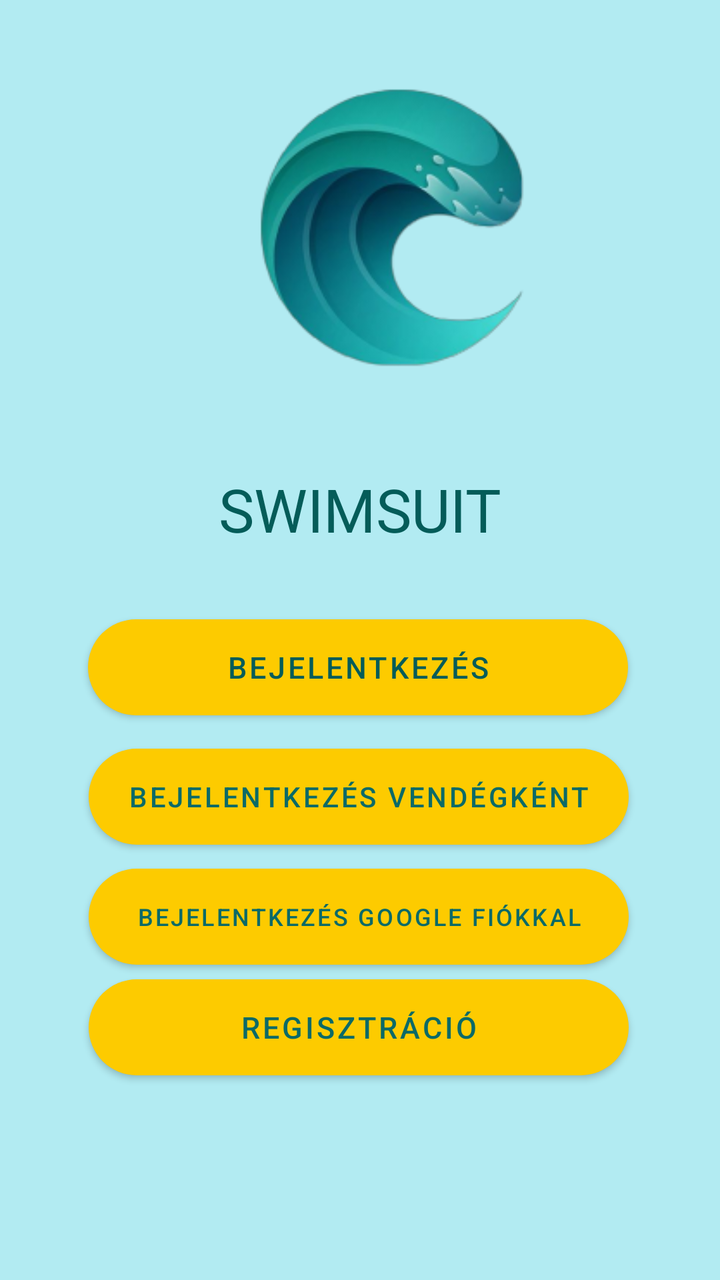
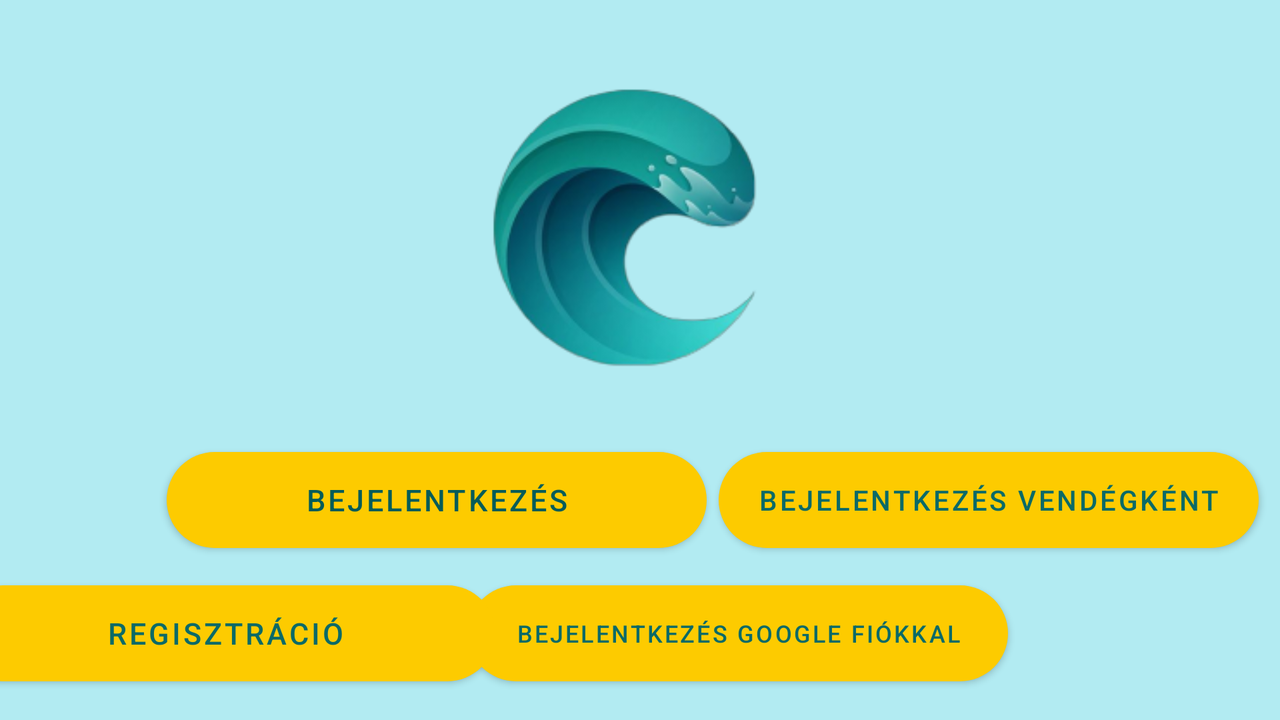

Two renders of one Android screen. The first uses the default layout on a phone; the second uses the alternative layout the repository ships for a different screen configuration, on a matching device. The two XML files are below.
<!-- AndroidManifest.xml: application theme Theme.Shop -->
<!-- res/layout/activity_main.xml -->
<?xml version="1.0" encoding="utf-8"?>
<androidx.constraintlayout.widget.ConstraintLayout xmlns:android="http://schemas.android.com/apk/res/android"
    xmlns:app="http://schemas.android.com/apk/res-auto"
    xmlns:tools="http://schemas.android.com/tools"
    android:layout_width="match_parent"
    android:layout_height="match_parent"
    android:background="#B2EBF2"
    tools:context=".MainActivity">

    <ImageView
        android:id="@+id/image"
        android:layout_width="393dp"
        android:layout_height="226dp"
        android:src="@drawable/joo"
        app:layout_constraintBottom_toBottomOf="parent"
        app:layout_constraintEnd_toEndOf="parent"
        app:layout_constraintHorizontal_bias="0.0"
        app:layout_constraintStart_toStartOf="parent"
        app:layout_constraintTop_toTopOf="parent"
        app:layout_constraintVertical_bias="0.0" />

    <TextView
        android:id="@+id/textView"
        android:layout_width="wrap_content"
        android:layout_height="wrap_content"
        android:text="swimsuit"
        android:textAllCaps="true"
        android:textColor="#045C59"

        android:textSize="30sp"
        app:layout_constraintBottom_toTopOf="@+id/loginButton"
        app:layout_constraintEnd_toEndOf="parent"
        app:layout_constraintStart_toStartOf="parent"
        app:layout_constraintTop_toBottomOf="@+id/image"
        app:layout_constraintVertical_bias="0.192" />

    <Button
        android:id="@+id/loginButton"
        android:layout_width="270dp"
        android:layout_height="wrap_content"
        android:layout_marginStart="8dp"
        android:layout_marginEnd="8dp"
        android:layout_marginBottom="56dp"
        android:background="@drawable/rounded_rectangle"
        android:onClick="login"
        android:text="@string/login"

        android:textAllCaps="true"
        android:textColor="#045C59"
        android:textSize="15sp"
        app:layout_constraintBottom_toBottomOf="parent"
        app:layout_constraintEnd_toEndOf="parent"
        app:layout_constraintHorizontal_bias="0.485"
        app:layout_constraintStart_toStartOf="parent"
        app:layout_constraintTop_toBottomOf="@+id/image"
        app:layout_constraintVertical_bias="0.27" />

    <Button
        android:id="@+id/GuestLoginButton"
        android:onClick="loginAsGuest"
        android:text="Bejelentkezés vendégként"
        app:layout_constraintTop_toBottomOf="@+id/loginButton"
        android:layout_width="270dp"
        android:layout_height="wrap_content"
        android:layout_marginStart="8dp"
        android:layout_marginEnd="8dp"
        android:layout_marginBottom="10dp"
        android:background="@drawable/rounded_rectangle"
        android:textAllCaps="true"
        android:textColor="#0B6A67"
        android:textSize="14sp"
        app:layout_constraintBottom_toBottomOf="parent"
        app:layout_constraintEnd_toEndOf="parent"
        app:layout_constraintHorizontal_bias="0.492"
        app:layout_constraintStart_toStartOf="parent"
        app:layout_constraintVertical_bias="0.075" />

    <Button
        android:id="@+id/GoogleLoginButton"
        android:onClick="loginWithGoogle"
        android:text="Bejelentkezés Google fiókkal"
        app:layout_constraintTop_toBottomOf="@+id/GuestLoginButton"
        android:layout_width="270dp"
        android:layout_height="wrap_content"
        android:layout_marginStart="8dp"
        android:layout_marginEnd="8dp"
        android:layout_marginBottom="10dp"
        android:background="@drawable/rounded_rectangle"
        android:textAllCaps="true"
        android:textColor="#0B6A67"
        android:textSize="12sp"
        app:layout_constraintBottom_toBottomOf="parent"
        app:layout_constraintEnd_toEndOf="parent"
        app:layout_constraintHorizontal_bias="0.492"
        app:layout_constraintStart_toStartOf="parent"
        app:layout_constraintVertical_bias="0.075" />



    <Button
        android:id="@+id/registerButton"
        app:layout_constraintTop_toBottomOf="@+id/GoogleLoginButton"
        android:onClick="register"
        android:text="@string/registration"
        android:layout_width="270dp"
        android:layout_height="wrap_content"
        android:layout_marginStart="8dp"
        android:layout_marginEnd="8dp"
        android:layout_marginBottom="10dp"
        android:background="@drawable/rounded_rectangle"
        android:textAllCaps="true"
        android:textColor="#0B6A67"
        android:textSize="15sp"
        app:layout_constraintBottom_toBottomOf="parent"
        app:layout_constraintEnd_toEndOf="parent"
        app:layout_constraintHorizontal_bias="0.492"
        app:layout_constraintStart_toStartOf="parent"
        app:layout_constraintVertical_bias="0.075" />




</androidx.constraintlayout.widget.ConstraintLayout>
<!-- resources referenced by this layout -->
<resources>
  <!-- drawable joo: png bitmap (drawable, 34911 bytes) -->
  <!-- drawable rounded_rectangle (drawable) -->
  <?xml version="1.0" encoding="utf-8"?>
  <shape xmlns:android="http://schemas.android.com/apk/res/android"
      android:shape="rectangle">
  
      <corners android:radius="50dp"/> // if you want clear round shape then make radius size is half of your  button`s height.
  
      <solid android:color="@color/colorAccent"/> // Button Colour
      <padding
  
          android:bottom="10dp"
          android:left="25dp"
          android:right="25dp"
          android:top="10dp"/>
  
  </shape>
  <string name="login">Bejelentkezés</string>
  <string name="registration">Regisztráció</string>
  <style name="Theme.Shop" parent="Theme.MaterialComponents.DayNight.DarkActionBar">
          
          <item name="colorPrimary">#FDCB00</item>
          <item name="colorPrimaryVariant">#FCFDCB00</item>
          <item name="colorOnPrimary">#00897B</item>
          
          <item name="colorSecondary">@color/teal_200</item>
          <item name="colorSecondaryVariant">@color/teal_700</item>
          <item name="colorOnSecondary">@color/black</item>
          
          <item name="android:statusBarColor" tools:targetApi="l">?attr/colorPrimaryVariant</item>
          
      </style>
  <color name="colorAccent">#FF4081</color>
  <color name="teal_200">#FF03DAC5</color>
  <color name="teal_700">#FF018786</color>
  <color name="black">#FF000000</color>
</resources>
<!-- res/layout-land/activity_main.xml (the repository's variant of the layout above) -->
<!-- drawn on the phone turned sideways -->
<?xml version="1.0" encoding="utf-8"?>
<androidx.constraintlayout.widget.ConstraintLayout xmlns:android="http://schemas.android.com/apk/res/android"
    xmlns:app="http://schemas.android.com/apk/res-auto"
    xmlns:tools="http://schemas.android.com/tools"
    android:layout_width="match_parent"
    android:layout_height="match_parent"
    android:background="#B2EBF2"
    tools:context=".MainActivity">

    <ImageView
        android:id="@+id/image"
        android:layout_width="393dp"
        android:layout_height="226dp"
        android:src="@drawable/joo"
        app:layout_constraintBottom_toBottomOf="parent"
        app:layout_constraintEnd_toEndOf="parent"
        app:layout_constraintHorizontal_bias="0.471"
        app:layout_constraintStart_toStartOf="parent"
        app:layout_constraintTop_toTopOf="parent"
        app:layout_constraintVertical_bias="0.0" />


    <Button
        android:id="@+id/loginButton"
        android:layout_width="270dp"
        android:layout_height="wrap_content"
        android:layout_marginStart="8dp"
        android:layout_marginEnd="8dp"
        android:layout_marginBottom="56dp"
        android:background="@drawable/rounded_rectangle"
        android:onClick="login"
        android:text="@string/login"

        android:textAllCaps="true"
        android:textColor="#045C59"
        android:textSize="15sp"
        app:layout_constraintBottom_toBottomOf="parent"
        app:layout_constraintEnd_toEndOf="parent"
        app:layout_constraintHorizontal_bias="0.213"
        app:layout_constraintStart_toStartOf="parent"
        app:layout_constraintTop_toBottomOf="@+id/image"
        app:layout_constraintVertical_bias="0.0" />

    <Button
        android:id="@+id/GuestLoginButton"
        android:layout_width="270dp"
        android:layout_height="wrap_content"
        android:background="@drawable/rounded_rectangle"
        android:onClick="loginAsGuest"
        android:text="Bejelentkezés vendégként"
        android:textAllCaps="true"
        android:textColor="#0B6A67"
        android:textSize="14sp"
        app:layout_constraintEnd_toEndOf="parent"
        app:layout_constraintHorizontal_bias="0.366"
        app:layout_constraintStart_toEndOf="@+id/loginButton"
        app:layout_constraintTop_toBottomOf="@+id/image" />

    <Button
        android:id="@+id/GoogleLoginButton"
        android:layout_width="270dp"
        android:layout_height="wrap_content"
        android:layout_marginEnd="136dp"
        android:background="@drawable/rounded_rectangle"
        android:onClick="loginWithGoogle"
        android:text="Bejelentkezés Google fiókkal"
        android:textAllCaps="true"
        android:textColor="#0B6A67"
        android:textSize="12sp"
        app:layout_constraintBottom_toBottomOf="parent"
        app:layout_constraintEnd_toEndOf="parent"
        app:layout_constraintTop_toBottomOf="@+id/GuestLoginButton"
        app:layout_constraintVertical_bias="0.494" />

    <Button
        android:id="@+id/registerButton"
        android:layout_width="270dp"
        android:layout_height="wrap_content"
        android:background="@drawable/rounded_rectangle"
        android:onClick="register"
        android:text="@string/registration"
        android:textAllCaps="true"
        android:textColor="#0B6A67"
        android:textSize="15sp"
        app:layout_constraintBottom_toBottomOf="parent"
        app:layout_constraintEnd_toStartOf="@+id/GoogleLoginButton"
        app:layout_constraintHorizontal_bias="0.637"
        app:layout_constraintStart_toStartOf="parent"
        app:layout_constraintTop_toBottomOf="@+id/loginButton"
        app:layout_constraintVertical_bias="0.494" />


</androidx.constraintlayout.widget.ConstraintLayout>
